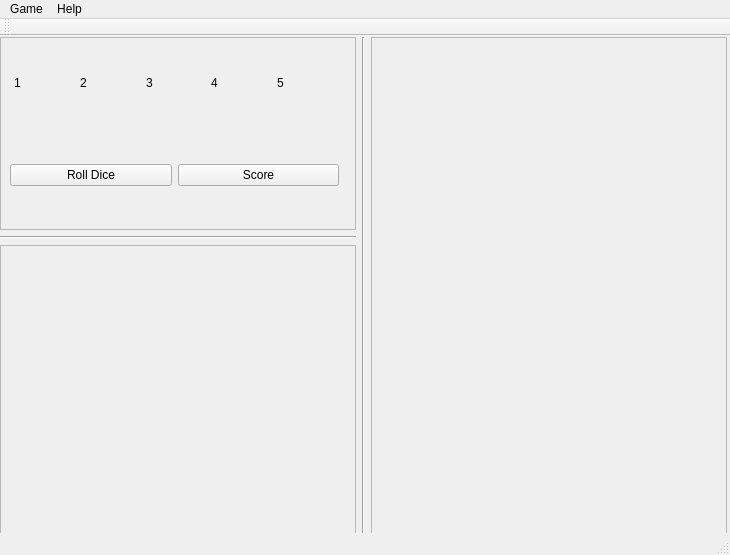
<?xml version="1.0" encoding="UTF-8"?>
<ui version="4.0">
 <class>GameWindow</class>
 <widget class="QMainWindow" name="GameWindow">
  <property name="geometry">
   <rect>
    <x>0</x>
    <y>0</y>
    <width>730</width>
    <height>555</height>
   </rect>
  </property>
  <property name="windowTitle">
   <string>Yahtzee</string>
  </property>
  <widget class="QWidget" name="centralWidget">
   <widget class="QWidget" name="horizontalLayoutWidget">
    <property name="geometry">
     <rect>
      <x>-2</x>
      <y>-1</y>
      <width>731</width>
      <height>501</height>
     </rect>
    </property>
    <layout class="QHBoxLayout" name="horizontalLayout">
     <property name="leftMargin">
      <number>2</number>
     </property>
     <property name="topMargin">
      <number>2</number>
     </property>
     <property name="rightMargin">
      <number>2</number>
     </property>
     <property name="bottomMargin">
      <number>2</number>
     </property>
     <item>
      <layout class="QVBoxLayout" name="dSBvertLayout" stretch="2,1,3">
       <item>
        <widget class="QFrame" name="frame">
         <property name="sizePolicy">
          <sizepolicy hsizetype="Preferred" vsizetype="Preferred">
           <horstretch>0</horstretch>
           <verstretch>0</verstretch>
          </sizepolicy>
         </property>
         <property name="maximumSize">
          <size>
           <width>16777215</width>
           <height>241</height>
          </size>
         </property>
         <property name="frameShape">
          <enum>QFrame::StyledPanel</enum>
         </property>
         <property name="frameShadow">
          <enum>QFrame::Raised</enum>
         </property>
         <widget class="QWidget" name="verticalLayoutWidget_2">
          <property name="geometry">
           <rect>
            <x>-1</x>
            <y>-1</y>
            <width>351</width>
            <height>161</height>
           </rect>
          </property>
          <layout class="QVBoxLayout" name="verticalLayout_2" stretch="2,0,1">
           <item>
            <layout class="QHBoxLayout" name="horizontalLayout_2">
             <property name="spacing">
              <number>8</number>
             </property>
             <property name="leftMargin">
              <number>4</number>
             </property>
             <property name="topMargin">
              <number>2</number>
             </property>
             <property name="rightMargin">
              <number>4</number>
             </property>
             <property name="bottomMargin">
              <number>2</number>
             </property>
             <item>
              <widget class="die" name="die1">
               <property name="text">
                <string>1</string>
               </property>
              </widget>
             </item>
             <item>
              <widget class="die" name="die2">
               <property name="text">
                <string>2</string>
               </property>
              </widget>
             </item>
             <item>
              <widget class="die" name="die3">
               <property name="text">
                <string>3</string>
               </property>
              </widget>
             </item>
             <item>
              <widget class="die" name="die4">
               <property name="text">
                <string>4</string>
               </property>
              </widget>
             </item>
             <item>
              <widget class="die" name="die5">
               <property name="text">
                <string>5</string>
               </property>
              </widget>
             </item>
            </layout>
           </item>
           <item>
            <spacer name="verticalSpacer">
             <property name="orientation">
              <enum>Qt::Vertical</enum>
             </property>
             <property name="sizeHint" stdset="0">
              <size>
               <width>20</width>
               <height>40</height>
              </size>
             </property>
            </spacer>
           </item>
           <item>
            <layout class="QHBoxLayout" name="horizontalLayout_3">
             <item>
              <widget class="QPushButton" name="rollButton">
               <property name="text">
                <string>Roll Dice</string>
               </property>
              </widget>
             </item>
             <item>
              <widget class="QPushButton" name="endTurn">
               <property name="text">
                <string>Score</string>
               </property>
              </widget>
             </item>
            </layout>
           </item>
          </layout>
         </widget>
        </widget>
       </item>
       <item>
        <widget class="Line" name="line_2">
         <property name="orientation">
          <enum>Qt::Horizontal</enum>
         </property>
        </widget>
       </item>
       <item>
        <widget class="QFrame" name="frame_2">
         <property name="frameShape">
          <enum>QFrame::StyledPanel</enum>
         </property>
         <property name="frameShadow">
          <enum>QFrame::Raised</enum>
         </property>
        </widget>
       </item>
      </layout>
     </item>
     <item>
      <widget class="Line" name="line">
       <property name="orientation">
        <enum>Qt::Vertical</enum>
       </property>
      </widget>
     </item>
     <item>
      <widget class="QFrame" name="frame_3">
       <property name="frameShape">
        <enum>QFrame::StyledPanel</enum>
       </property>
       <property name="frameShadow">
        <enum>QFrame::Raised</enum>
       </property>
      </widget>
     </item>
    </layout>
   </widget>
  </widget>
  <widget class="QMenuBar" name="menuBar">
   <property name="geometry">
    <rect>
     <x>0</x>
     <y>0</y>
     <width>730</width>
     <height>21</height>
    </rect>
   </property>
   <widget class="QMenu" name="menuGame">
    <property name="title">
     <string>Game</string>
    </property>
    <addaction name="action_New_Game"/>
   </widget>
   <widget class="QMenu" name="menuHelp">
    <property name="title">
     <string>Help</string>
    </property>
   </widget>
   <addaction name="menuGame"/>
   <addaction name="menuHelp"/>
  </widget>
  <widget class="QToolBar" name="mainToolBar">
   <attribute name="toolBarArea">
    <enum>TopToolBarArea</enum>
   </attribute>
   <attribute name="toolBarBreak">
    <bool>false</bool>
   </attribute>
  </widget>
  <widget class="QStatusBar" name="statusBar"/>
  <action name="action_New_Game">
   <property name="text">
    <string>&amp;New Game</string>
   </property>
   <property name="shortcut">
    <string>F2</string>
   </property>
  </action>
 </widget>
 <layoutdefault spacing="6" margin="11"/>
 <customwidgets>
  <customwidget>
   <class>die</class>
   <extends>QLabel</extends>
   <header location="global">die.h</header>
  </customwidget>
 </customwidgets>
 <resources/>
 <connections/>
</ui>
